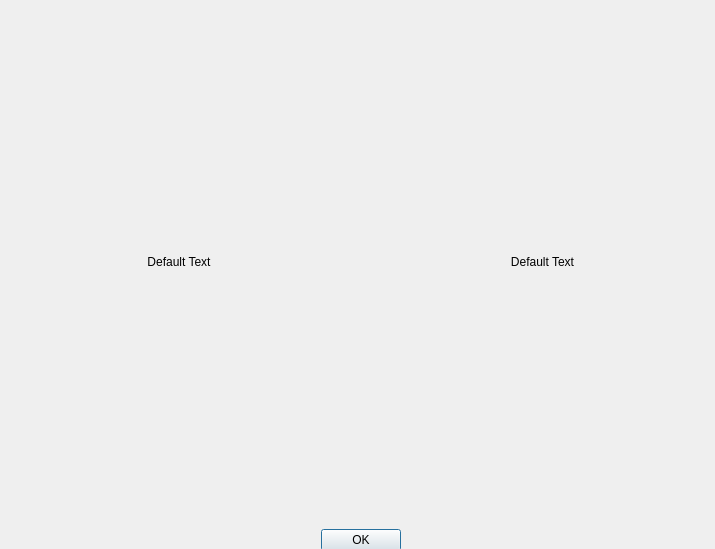
<?xml version="1.0" encoding="UTF-8"?>
<ui version="4.0">
 <class>Dialog</class>
 <widget class="QDialog" name="Dialog">
  <property name="geometry">
   <rect>
    <x>0</x>
    <y>0</y>
    <width>715</width>
    <height>549</height>
   </rect>
  </property>
  <property name="windowTitle">
   <string>View Images</string>
  </property>
  <widget class="QWidget" name="verticalLayoutWidget">
   <property name="geometry">
    <rect>
     <x>0</x>
     <y>0</y>
     <width>721</width>
     <height>551</height>
    </rect>
   </property>
   <layout class="QVBoxLayout" name="verticalLayout">
    <item>
     <layout class="QHBoxLayout" name="horizontalLayout_2">
      <item>
       <widget class="QLabel" name="left_image_label">
        <property name="minimumSize">
         <size>
          <width>0</width>
          <height>500</height>
         </size>
        </property>
        <property name="text">
         <string>Default Text</string>
        </property>
        <property name="alignment">
         <set>Qt::AlignCenter</set>
        </property>
       </widget>
      </item>
      <item>
       <widget class="QLabel" name="right_image_label">
        <property name="minimumSize">
         <size>
          <width>0</width>
          <height>500</height>
         </size>
        </property>
        <property name="text">
         <string>Default Text</string>
        </property>
        <property name="alignment">
         <set>Qt::AlignCenter</set>
        </property>
       </widget>
      </item>
     </layout>
    </item>
    <item>
     <layout class="QHBoxLayout" name="horizontalLayout">
      <item>
       <spacer name="horizontalSpacer">
        <property name="orientation">
         <enum>Qt::Horizontal</enum>
        </property>
        <property name="sizeHint" stdset="0">
         <size>
          <width>40</width>
          <height>20</height>
         </size>
        </property>
       </spacer>
      </item>
      <item>
       <widget class="QPushButton" name="pushButton">
        <property name="text">
         <string>OK</string>
        </property>
       </widget>
      </item>
      <item>
       <spacer name="horizontalSpacer_2">
        <property name="orientation">
         <enum>Qt::Horizontal</enum>
        </property>
        <property name="sizeHint" stdset="0">
         <size>
          <width>40</width>
          <height>20</height>
         </size>
        </property>
       </spacer>
      </item>
     </layout>
    </item>
   </layout>
  </widget>
 </widget>
 <resources/>
 <connections/>
</ui>
